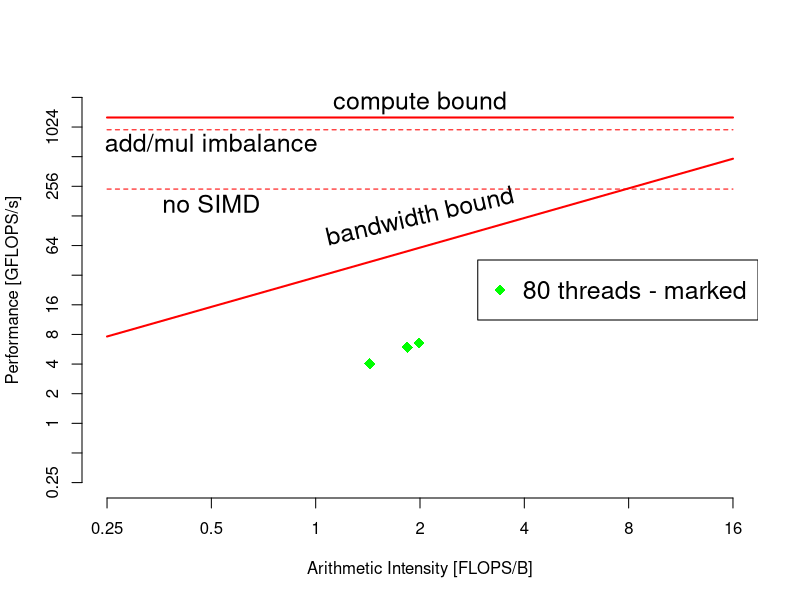

Generate this figure with R:
png("roofline-mars-80tmarked.png", width = 1280, height = 640)

pp = 1280.0  # peak performance ... [GFLOPS/s]
pb =   30.5 # peak bandwidth ... [GB/s]

ai = 2^seq(-2, 4, 1)

x_at = ai
x_labels = x_at

y = seq(-2,11,1)
y_at = 2^y
y_labels = y_at

plot(ai, ai * pb, xlab = "Arithmetic Intensity [FLOPS/B]",
         xlim = c(x_at[1], x_at[length(x_at)]),
         ylab = "Performance [GFLOPS/s]", 
         ylim = c(y_at[1], y_at[length(y_at)]),
     axes=FALSE, log = "xy", type = "l", col = "red", lwd = 2)

axis(1, at = x_at, labels = x_labels, tick = TRUE)
axis(2, at = y_at, labels = y_labels, tick = TRUE)


# 10 threads - all
#                   100     204800     819200        kdd
#flops_t10_a = c( 1.3292, 1517.9227, 2225.7196, 3427.6304)
#bw_t10_a    = c(73.4359,  476.2558,  734.1712, 1061.9937)
#
#for (i in 1:4) {
#  ai = flops_t10_a[i] / bw_t10_a[i]
#  points(ai, flops_t10_a[i]/1000, col="powderblue", pch = 15, cex = 1.5)
#}

# 80 threads - all
#                   100    204800     819200        kdd
#flops_t80_a = c( 0.5820, 731.8209, 1164.4394, 1519.8610)
#bw_t80_a    = c(78.4760, 981.6600, 1244,3416, 1420,3577)
#
#for (i in 1:4) {
#  ai = flops_t80_a[i] / bw_t80_a[i]
#  points(ai, flops_t80_a[i]/1000, col="blue", pch = 16, cex = 1.5)
#}


# 10 threads - marked 
#                     100      204800      819200         kdd
#flops_t10_m =  c(385.0818, 12738.9347, 12814.5174, 12995.5919)
#bw_t10_m =     c(150.0137,  2248.9188,  3500.4505,  3451.1885)
#
#for (i in 1:4) {
#  ai = flops_t10_m[i] / bw_t10_m[i]
#  points(ai, flops_t10_m[i]/1000, col="orange", pch = 17, cex = 1.5)
#}

# 80 threads - marked 
#                     100     204800     819200        kdd
flops_t80_m = c(   7.4574, 4017.8371, 6579.4072, 5940.1009)
bw_t80_m    = c(1292.0169, 2807.5566, 3312.4733, 3230.9055)

for (i in 1:4) {
  ai = flops_t80_m[i] / bw_t80_m[i]
  points(ai, flops_t80_m[i]/1000, col="green", pch = 18, cex = 1.5)
}

# add/mul imbalance
segments(x_at[1], pp*0.75, x_at[length(x_at)], pp*0.75,
         col = "red", lwd = 1, lty = "dashed")
text(0.5, 700, "add/mul imbalance", cex = 1.5)

# simd
segments(x_at[1], pp*0.75*0.25, x_at[length(x_at)], pp*0.75*0.25,
         col = "red", lwd = 1, lty = "dashed")
text(0.5, 170, "no SIMD", cex = 1.5)


segments(x_at[1], pp, x_at[length(x_at)], pp,
         col = "red", lwd = 2)

text(2, 128, "bandwidth bound", srt = 13, cex = 1.5)
text(2, 1800, "compute bound", cex = 1.5)

#legend("right",
#       pch    = c(15, 16, 17, 18),
#       col    = c("powderblue", "blue", "orange", "green"),
#       legend = c("10 threads - all", "80 threads - all", NA, 
#                  "10 threads - marked", "80 threads - marked"))

legend("right",
       cex = 1.5,
       pch    = c(18),
       col    = c("green"),
       legend = c("80 threads - marked"))

dev.off()
